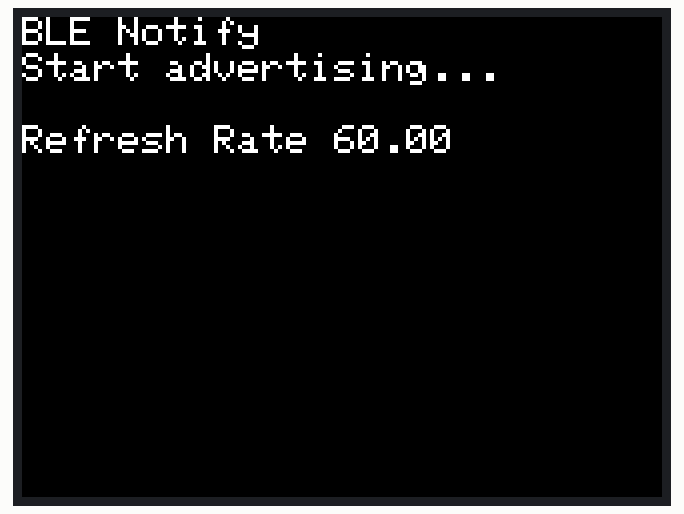
A program run on a simulated ESP32. On the bench: 320×240 colour display. Nothing arrives over Bluetooth unless stated; a phone connects over Bluetooth LE 3 s after start; what the program prints to the serial monitor is not drawn.

Above: at 0.33 s.
At 1.6 s:
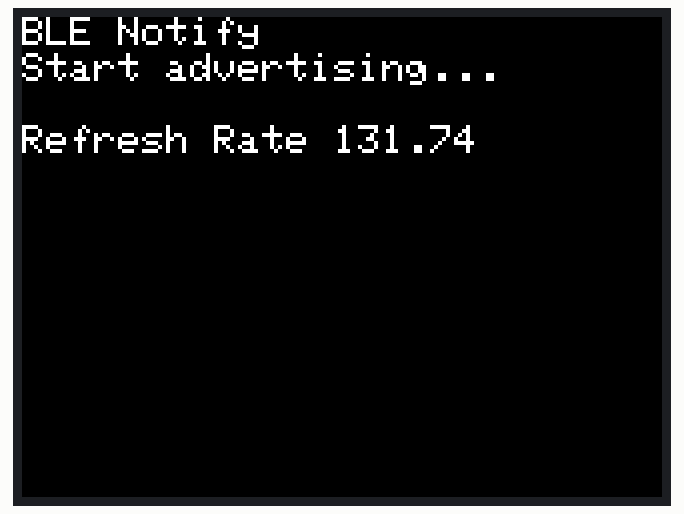
At 11.7 s:
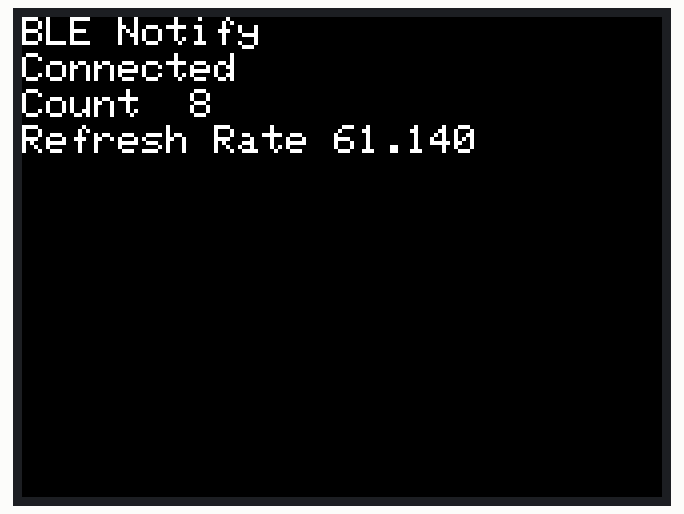
At 20.4 s:
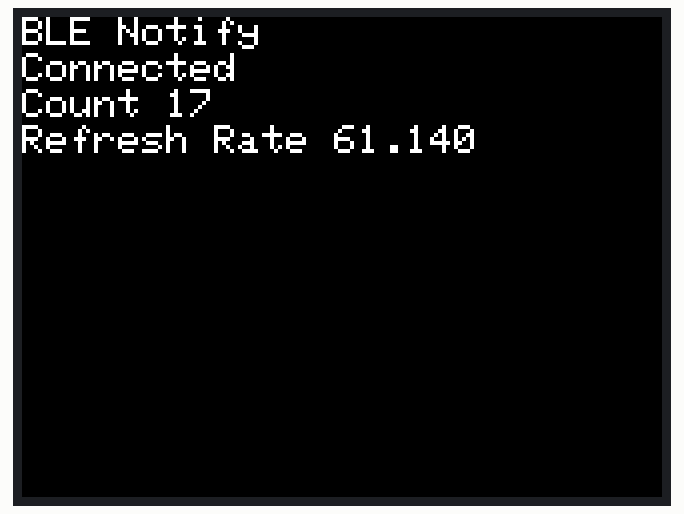
At 29.5 s:
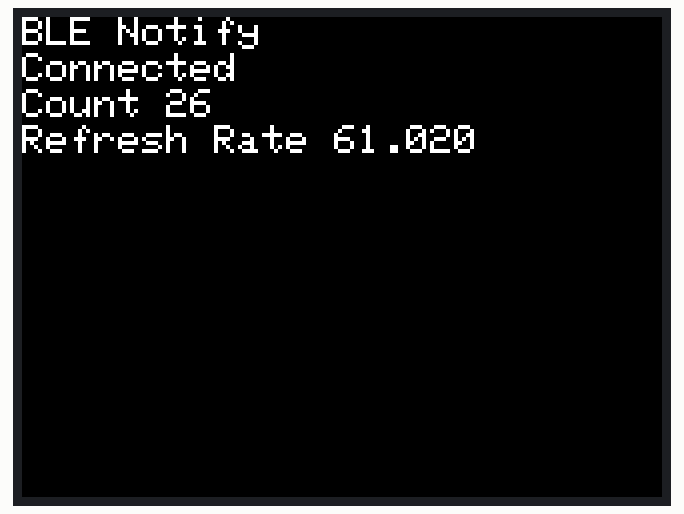
At 38.7 s:
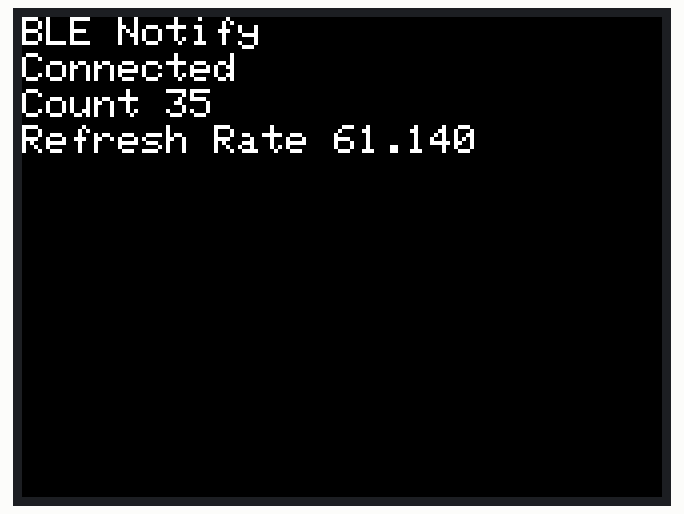

Measured:
- what the display in image 1 shows lasts 1.5 s, from 1.5 s to 3.0 s
- what the display in image 2 shows lasts 0.5 s, from 11.7 s to 12.2 s

The program:

main.cpp
```cpp
#include <BLE2902.h>
#include <BLEDevice.h>
#include <M5Stack.h>

#define SERVICE_UUID "00002220-0000-1000-8000-00805F9B34FB"
#define CHARACTERISTIC_UUID "00002221-0000-1000-8000-00805F9B34FB"

BLECharacteristic* pCharacteristic = NULL;
BLEServer* pServer = NULL;
bool deviceConnected = false;
bool oldDeviceConnected = false;
uint32_t value = 0;

class MyServerCallbacks : public BLEServerCallbacks {
  void onConnect(BLEServer* pServer) {
    // The program stops if you call M5.lcd.print function in the callback.
    Serial.println("connect");
    deviceConnected = true;
  };
  void onDisconnect(BLEServer* pServer) {
    // The program stops if you call M5.lcd.print function in the callback.
    Serial.println("disconnect");
    deviceConnected = false;
  }
};

class MyCharacteristicCallbacks : public BLECharacteristicCallbacks {
  void onNotify(BLECharacteristic* pCharacteristic) {
    // The program stops if you call M5.lcd.print function in the callback.
    Serial.println("onNotify");
  }
};

void setup() {
  M5.begin();
  BLEDevice::init("M5Stack");
  pServer = BLEDevice::createServer();
  pServer->setCallbacks(new MyServerCallbacks());
  BLEService* pService = pServer->createService(SERVICE_UUID);
  pCharacteristic = pService->createCharacteristic(
      CHARACTERISTIC_UUID, BLECharacteristic::PROPERTY_NOTIFY);
  pCharacteristic->addDescriptor(new BLE2902());
  pCharacteristic->setCallbacks(new MyCharacteristicCallbacks());
  pCharacteristic->setValue((uint8_t*)&value, 4);
  pService->start();
  pServer->startAdvertising();
  Serial.println("Start advertising...  ");
  M5.Lcd.setTextSize(2);
  M5.Lcd.setCursor(0, 0);
  M5.Lcd.println("BLE Notify");
  M5.Lcd.setCursor(0, 18);
  M5.Lcd.println("Start advertising...  ");
}

void refreshRate() {
  static int frame_count = 0;
  static float prev_time = 0.0;
  static float rate = 60.0;
  frame_count++;
  float time = millis() / 1000.0 - prev_time;
  if (time >= 0.5f) {
    rate = frame_count / time;
    rate = frame_count / time;
    frame_count = 0;
    prev_time = millis() / 1000.0;
  }
  M5.Lcd.setCursor(0, 54);
  M5.Lcd.printf("Refresh Rate %5.2f", rate);
}

void loop() {
  refreshRate();
  if (deviceConnected) {
    M5.Lcd.setCursor(0, 18);
    M5.Lcd.println("Connected             ");
    static unsigned long prevUpdate = 0;
    if (millis() > prevUpdate + 1000) {
      prevUpdate = millis();
      pCharacteristic->setValue((uint8_t*)&value, 4);
      pCharacteristic->notify();
      M5.Lcd.setCursor(0, 36);
      M5.Lcd.printf("Count%3d", value);
      value++;
      delay(10);
    }
  }
  if (!deviceConnected && oldDeviceConnected) {
    delay(500);
    pServer->startAdvertising();
    Serial.println("Restart advertising");
    M5.Lcd.setCursor(0, 18);
    M5.Lcd.println("Restart advertising...");
    oldDeviceConnected = deviceConnected;
  }
  if (deviceConnected && !oldDeviceConnected) {
    oldDeviceConnected = deviceConnected;
  }
}
```
